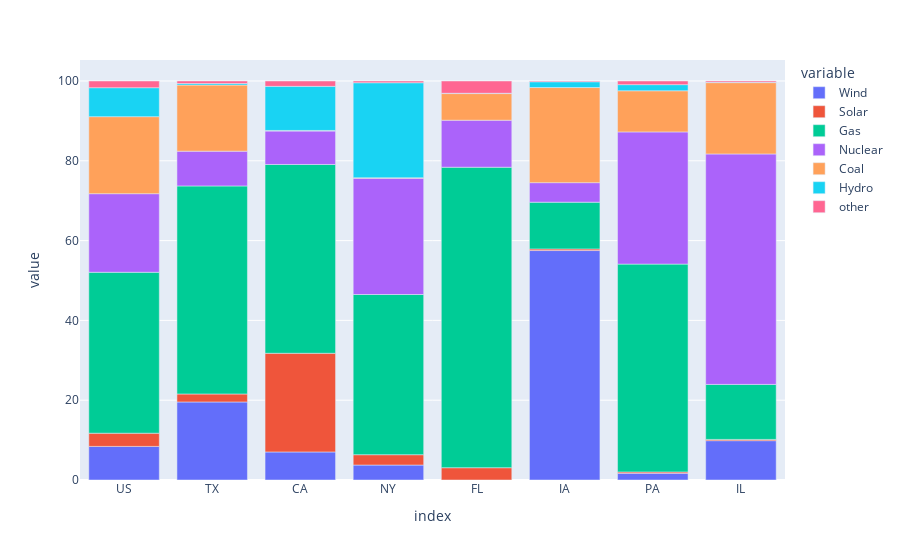

Write notebook code for a chart like this one.
### Code cell
fig = px.bar(regions_perc)
fig.show()

### Figure 1 — Plotly figure (JSON) as saved in the notebook; plotly's stock layout.template omitted (floating-point values rounded to 4 significant figures)
{"data": [{"alignmentgroup": "True", "hovertemplate": "variable=Wind<br>index=%{x}<br>value=%{y}<extra></extra>", "legendgroup": "Wind", "marker": {"color": "#636efa"}, "name": "Wind", "offsetgroup": "Wind", "orientation": "v", "showlegend": true, "textposition": "auto", "type": "bar", "x": ["US", "TX", "CA", "NY", "FL", "IA", "PA", "IL"], "xaxis": "x", "y": [8.42, 19.56, 7.03, 3.75, 0, 57.51, 1.68, 9.86], "yaxis": "y"}, {"alignmentgroup": "True", "hovertemplate": "variable=Solar<br>index=%{x}<br>value=%{y}<extra></extra>", "legendgroup": "Solar", "marker": {"color": "#EF553B"}, "name": "Solar", "offsetgroup": "Solar", "orientation": "v", "showlegend": true, "textposition": "auto", "type": "bar", "x": ["US", "TX", "CA", "NY", "FL", "IA", "PA", "IL"], "xaxis": "x", "y": [3.31, 2, 24.73, 2.59, 3.08, 0.4, 0.34, 0.31], "yaxis": "y"}, {"alignmentgroup": "True", "hovertemplate": "variable=Gas<br>index=%{x}<br>value=%{y}<extra></extra>", "legendgroup": "Gas", "marker": {"color": "#00cc96"}, "name": "Gas", "offsetgroup": "Gas", "orientation": "v", "showlegend": true, "textposition": "auto", "type": "bar", "x": ["US", "TX", "CA", "NY", "FL", "IA", "PA", "IL"], "xaxis": "x", "y": [40.33, 52.14, 47.32, 40.15, 75.31, 11.72, 52.09, 13.79], "yaxis": "y"}, {"alignmentgroup": "True", "hovertemplate": "variable=Nuclear<br>index=%{x}<br>value=%{y}<extra></extra>", "legendgroup": "Nuclear", "marker": {"color": "#ab63fa"}, "name": "Nuclear", "offsetgroup": "Nuclear", "orientation": "v", "showlegend": true, "textposition": "auto", "type": "bar", "x": ["US", "TX", "CA", "NY", "FL", "IA", "PA", "IL"], "xaxis": "x", "y": [19.7, 8.71, 8.38, 29.15, 11.78, 4.89, 33.13, 57.76], "yaxis": "y"}, {"alignmentgroup": "True", "hovertemplate": "variable=Coal<br>index=%{x}<br>value=%{y}<extra></extra>", "legendgroup": "Coal", "marker": {"color": "#FFA15A"}, "name": "Coal", "offsetgroup": "Coal", "orientation": "v", "showlegend": true, "textposition": "auto", "type": "bar", "x": ["US", "TX", "CA", "NY", "FL", "IA", "PA", "IL"], "xaxis": "x", "y": [19.3, 16.58, 0.15, 0.11, 6.68, 23.84, 10.31, 17.87], "yaxis": "y"}, {"alignmentgroup": "True", "hovertemplate": "variable=Hydro<br>index=%{x}<br>value=%{y}<extra></extra>", "legendgroup": "Hydro", "marker": {"color": "#19d3f3"}, "name": "Hydro", "offsetgroup": "Hydro", "orientation": "v", "showlegend": true, "textposition": "auto", "type": "bar", "x": ["US", "TX", "CA", "NY", "FL", "IA", "PA", "IL"], "xaxis": "x", "y": [7.26, 0.38, 11.05, 23.82, 0.08, 1.45, 1.54, 0.08], "yaxis": "y"}, {"alignmentgroup": "True", "hovertemplate": "variable=other<br>index=%{x}<br>value=%{y}<extra></extra>", "legendgroup": "other", "marker": {"color": "#FF6692"}, "name": "other", "offsetgroup": "other", "orientation": "v", "showlegend": true, "textposition": "auto", "type": "bar", "x": ["US", "TX", "CA", "NY", "FL", "IA", "PA", "IL"], "xaxis": "x", "y": [1.68, 0.63, 1.34, 0.43, 3.07, 0.19, 0.91, 0.33], "yaxis": "y"}], "layout": {"barmode": "relative", "legend": {"title": {"text": "variable"}, "tracegroupgap": 0}, "margin": {"t": 60}, "xaxis": {"anchor": "y", "domain": [0, 1], "title": {"text": "index"}}, "yaxis": {"anchor": "x", "domain": [0, 1], "title": {"text": "value"}}}}
